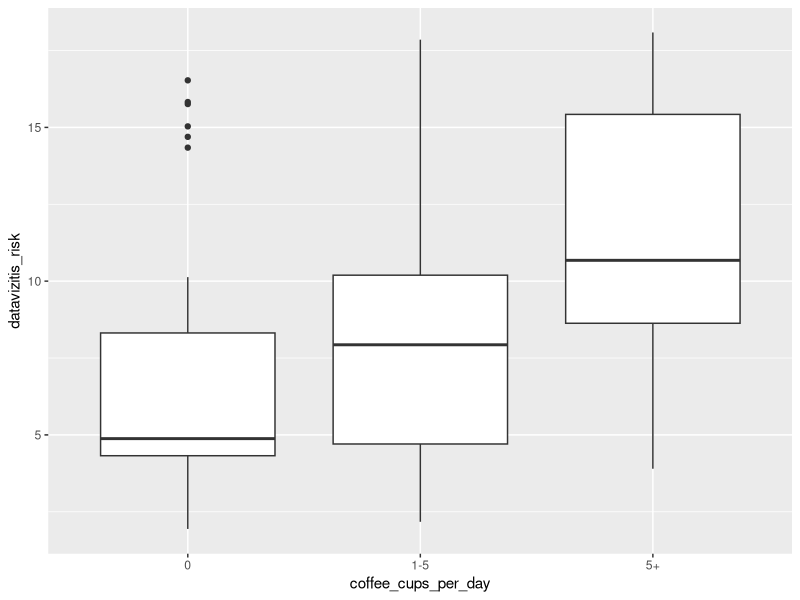
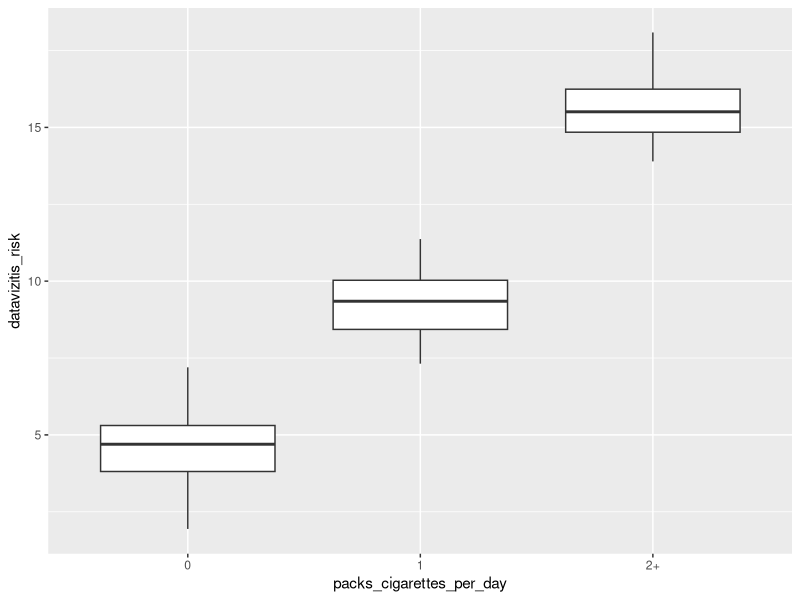
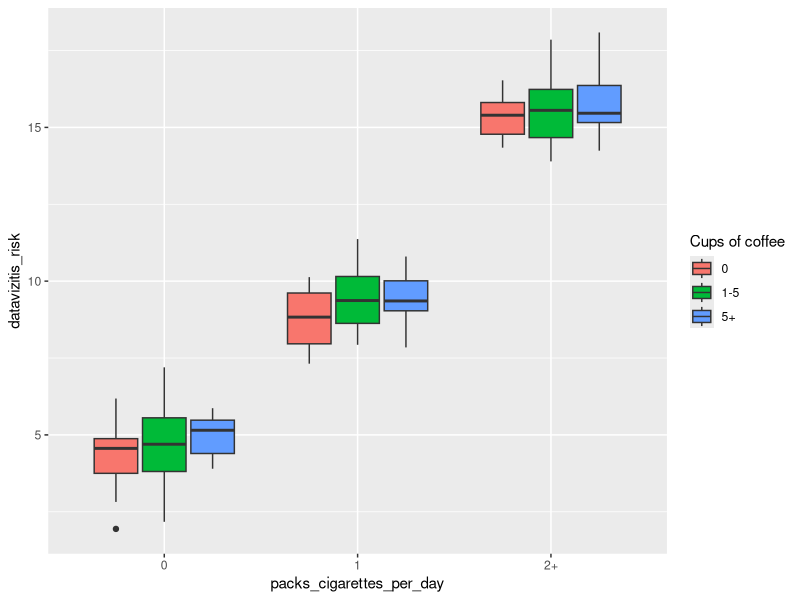
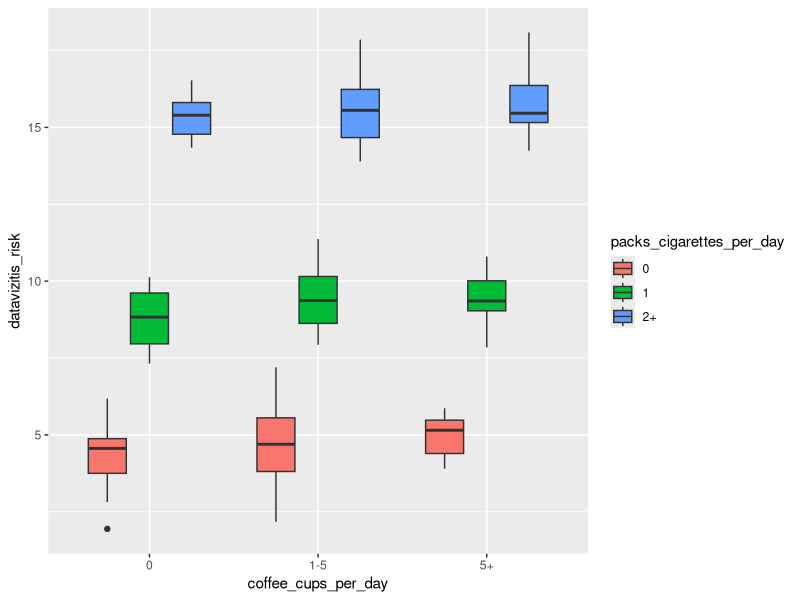

The R source for these figures, in order:
## ---- chunk 1
library(ggplot2)
library(data.table)
library(magrittr)
library(tidyr)
## ---- chunk 2
coffee_dt <- fread("extdata/coffee_sim.csv")
str(coffee_dt)
summary(coffee_dt)

ggplot(coffee_dt, aes(coffee_cups_per_day, datavizitis_risk))+geom_boxplot()

## ---- chunk 3
ggplot(coffee_dt, aes(packs_cigarettes_per_day, datavizitis_risk))+geom_boxplot()

?aes
ggplot(coffee_dt, aes(packs_cigarettes_per_day, datavizitis_risk, fill = coffee_cups_per_day))+geom_boxplot()+ guides(fill=guide_legend(title = "Cups of coffee"))

ggplot(coffee_dt, aes(coffee_cups_per_day, datavizitis_risk, fill = packs_cigarettes_per_day))+geom_boxplot()+ guides(fill=guide_legend(title = "packs_cigarettes_per_day"))
## ---- chunk 4

